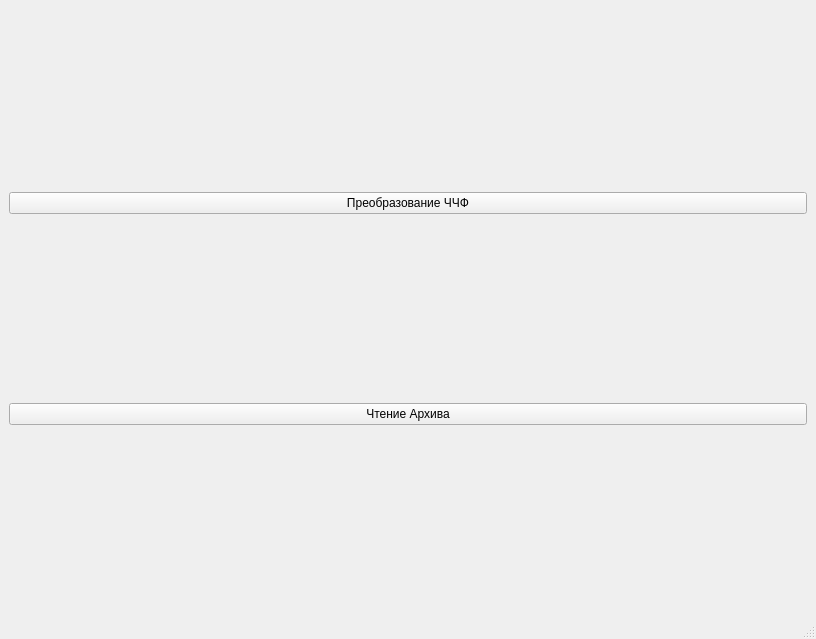
<?xml version="1.0" encoding="UTF-8"?>
<ui version="4.0">
 <class>MW0</class>
 <widget class="QMainWindow" name="MW0">
  <property name="geometry">
   <rect>
    <x>0</x>
    <y>0</y>
    <width>816</width>
    <height>639</height>
   </rect>
  </property>
  <property name="windowTitle">
   <string>MainWindow</string>
  </property>
  <widget class="QWidget" name="CW01">
   <layout class="QVBoxLayout" name="verticalLayout">
    <item>
     <widget class="QPushButton" name="pushButton">
      <property name="text">
       <string>Преобразование ЧЧФ</string>
      </property>
     </widget>
    </item>
    <item>
     <widget class="QPushButton" name="pushButton_2">
      <property name="text">
       <string>Чтение Архива</string>
      </property>
     </widget>
    </item>
   </layout>
  </widget>
  <widget class="QStatusBar" name="QSBar"/>
  <action name="action_8_ZIP_JSON">
   <property name="text">
    <string>ЛР-8 ZIP и JSON</string>
   </property>
  </action>
 </widget>
 <resources/>
 <connections/>
</ui>
